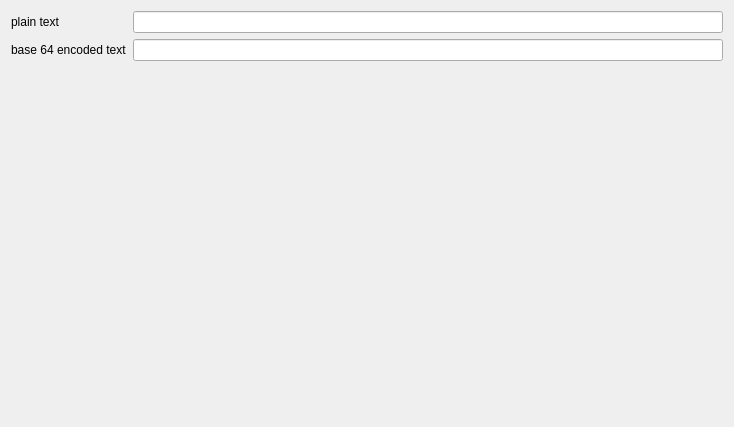
<?xml version="1.0" encoding="UTF-8"?>
<ui version="4.0">
 <class>ConverterBase64</class>
 <widget class="QWidget" name="ConverterBase64">
  <property name="geometry">
   <rect>
    <x>0</x>
    <y>0</y>
    <width>734</width>
    <height>427</height>
   </rect>
  </property>
  <property name="windowTitle">
   <string>Form</string>
  </property>
  <layout class="QGridLayout" name="gridLayout">
   <item row="0" column="0">
    <widget class="QLabel" name="label">
     <property name="text">
      <string>plain text</string>
     </property>
    </widget>
   </item>
   <item row="0" column="1">
    <widget class="QLineEdit" name="lineEditPlainText"/>
   </item>
   <item row="1" column="0">
    <widget class="QLabel" name="label_2">
     <property name="text">
      <string>base 64 encoded text</string>
     </property>
    </widget>
   </item>
   <item row="1" column="1">
    <widget class="QLineEdit" name="lineEditBase64EncodedText"/>
   </item>
   <item row="2" column="0">
    <spacer name="verticalSpacer">
     <property name="orientation">
      <enum>Qt::Vertical</enum>
     </property>
     <property name="sizeHint" stdset="0">
      <size>
       <width>20</width>
       <height>354</height>
      </size>
     </property>
    </spacer>
   </item>
  </layout>
 </widget>
 <resources/>
 <connections/>
</ui>
